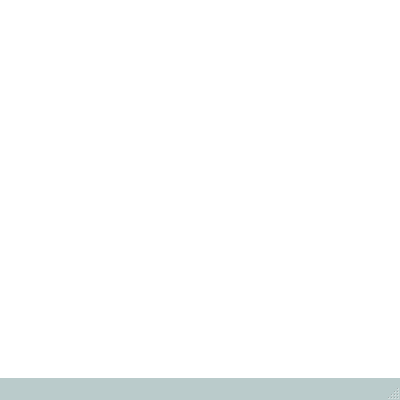
<?xml version="1.0" encoding="UTF-8"?>
<ui version="4.0">
 <class>MainWindow</class>
 <widget class="QMainWindow" name="MainWindow">
  <property name="geometry">
   <rect>
    <x>0</x>
    <y>0</y>
    <width>400</width>
    <height>400</height>
   </rect>
  </property>
  <property name="minimumSize">
   <size>
    <width>400</width>
    <height>400</height>
   </size>
  </property>
  <property name="maximumSize">
   <size>
    <width>400</width>
    <height>400</height>
   </size>
  </property>
  <property name="windowTitle">
   <string>MainWindow</string>
  </property>
  <property name="styleSheet">
   <string notr="true">QMainWindow{
	background-color: #bacbcb;
}

QLabel{
	background-color: #FFF;
}

QPushButton:hover{
	background-color: #d1a914;
}

</string>
  </property>
  <widget class="QWidget" name="centralwidget">
   <widget class="QLabel" name="label">
    <property name="geometry">
     <rect>
      <x>0</x>
      <y>0</y>
      <width>411</width>
      <height>391</height>
     </rect>
    </property>
    <property name="text">
     <string/>
    </property>
    <property name="pixmap">
     <pixmap>info.png</pixmap>
    </property>
   </widget>
  </widget>
  <widget class="QMenuBar" name="menubar">
   <property name="geometry">
    <rect>
     <x>0</x>
     <y>0</y>
     <width>400</width>
     <height>22</height>
    </rect>
   </property>
  </widget>
  <widget class="QStatusBar" name="statusbar"/>
 </widget>
 <resources/>
 <connections/>
</ui>
